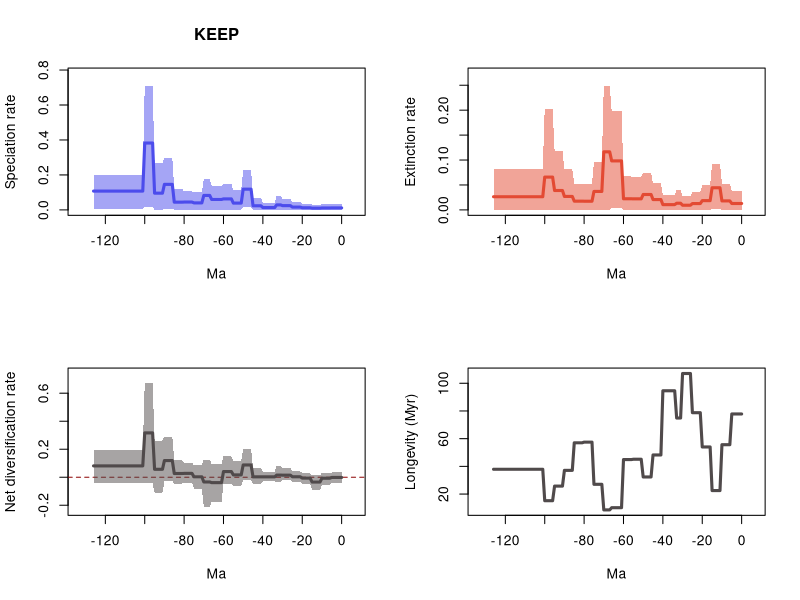

Source code (R):
# 20 files combined:
# 	../Results/Genus/5_MA_bins_EXT_EP/pyrate_mcmc_logs/Occ_gn_Squali_10_G_KEEP_BDS_marginal_rates.log
# 	../Results/Genus/5_MA_bins_EXT_EP/pyrate_mcmc_logs/Occ_gn_Squali_11_G_KEEP_BDS_marginal_rates.log
# 	../Results/Genus/5_MA_bins_EXT_EP/pyrate_mcmc_logs/Occ_gn_Squali_12_G_KEEP_BDS_marginal_rates.log
# 	../Results/Genus/5_MA_bins_EXT_EP/pyrate_mcmc_logs/Occ_gn_Squali_13_G_KEEP_BDS_marginal_rates.log
# 	../Results/Genus/5_MA_bins_EXT_EP/pyrate_mcmc_logs/Occ_gn_Squali_14_G_KEEP_BDS_marginal_rates.log
# 	../Results/Genus/5_MA_bins_EXT_EP/pyrate_mcmc_logs/Occ_gn_Squali_15_G_KEEP_BDS_marginal_rates.log
# 	../Results/Genus/5_MA_bins_EXT_EP/pyrate_mcmc_logs/Occ_gn_Squali_16_G_KEEP_BDS_marginal_rates.log
# 	../Results/Genus/5_MA_bins_EXT_EP/pyrate_mcmc_logs/Occ_gn_Squali_17_G_KEEP_BDS_marginal_rates.log
# 	../Results/Genus/5_MA_bins_EXT_EP/pyrate_mcmc_logs/Occ_gn_Squali_18_G_KEEP_BDS_marginal_rates.log
# 	../Results/Genus/5_MA_bins_EXT_EP/pyrate_mcmc_logs/Occ_gn_Squali_19_G_KEEP_BDS_marginal_rates.log
# 	../Results/Genus/5_MA_bins_EXT_EP/pyrate_mcmc_logs/Occ_gn_Squali_1_G_KEEP_BDS_marginal_rates.log
# 	../Results/Genus/5_MA_bins_EXT_EP/pyrate_mcmc_logs/Occ_gn_Squali_20_G_KEEP_BDS_marginal_rates.log
# 	../Results/Genus/5_MA_bins_EXT_EP/pyrate_mcmc_logs/Occ_gn_Squali_2_G_KEEP_BDS_marginal_rates.log
# 	../Results/Genus/5_MA_bins_EXT_EP/pyrate_mcmc_logs/Occ_gn_Squali_3_G_KEEP_BDS_marginal_rates.log
# 	../Results/Genus/5_MA_bins_EXT_EP/pyrate_mcmc_logs/Occ_gn_Squali_4_G_KEEP_BDS_marginal_rates.log
# 	../Results/Genus/5_MA_bins_EXT_EP/pyrate_mcmc_logs/Occ_gn_Squali_5_G_KEEP_BDS_marginal_rates.log
# 	../Results/Genus/5_MA_bins_EXT_EP/pyrate_mcmc_logs/Occ_gn_Squali_6_G_KEEP_BDS_marginal_rates.log
# 	../Results/Genus/5_MA_bins_EXT_EP/pyrate_mcmc_logs/Occ_gn_Squali_7_G_KEEP_BDS_marginal_rates.log
# 	../Results/Genus/5_MA_bins_EXT_EP/pyrate_mcmc_logs/Occ_gn_Squali_8_G_KEEP_BDS_marginal_rates.log
# 	../Results/Genus/5_MA_bins_EXT_EP/pyrate_mcmc_logs/Occ_gn_Squali_9_G_KEEP_BDS_marginal_rates.log

# 95% HPDs calculated using code from Biopy (https://www.cs.auckland.ac.nz/~yhel002/biopy/)

pdf(file='../Results/Genus/5_MA_bins_EXT_EP/pyrate_mcmc_logs/Occ_gn_Squali_10_G_KEEP_BDS_marginal_rates_RTT.pdf',width=10.8, height=8.4)
par(mfrow=c(2,2))
library(scales)
L_hpd_m95=c(2.06318218e-07, 2.06318218e-07,2.06318218e-07,2.06318218e-07,2.06318218e-07,2.06318218e-07,1.1403541e-08,1.1403541e-08,1.1403541e-08,1.1403541e-08,1.1403541e-08,7.644481e-09,7.644481e-09,7.644481e-09,7.644481e-09,7.644481e-09,3.44829327e-07,3.44829327e-07,3.44829327e-07,3.44829327e-07,3.44829327e-07,2.631755082e-06,2.631755082e-06,2.631755082e-06,2.631755082e-06,2.631755082e-06,3.7181301e-07,3.7181301e-07,3.7181301e-07,3.7181301e-07,3.7181301e-07,4.2457848e-08,4.2457848e-08,4.2457848e-08,5.30992458e-07,5.30992458e-07,5.30992458e-07,5.30992458e-07,5.30992458e-07,5.30992458e-07,5.30992458e-07,6.33937038e-07,6.33937038e-07,6.33937038e-07,6.33937038e-07,6.33937038e-07,0.015201396963586,0.015201396963586,0.015201396963586,0.015201396963586,0.015201396963586,2.769270081e-06,2.769270081e-06,2.769270081e-06,2.769270081e-06,2.769270081e-06,1.046780103e-06,1.046780103e-06,1.046780103e-06,1.046780103e-06,1.046780103e-06,1.9333144803e-05,1.9333144803e-05,1.9333144803e-05,1.9333144803e-05,1.9333144803e-05,1.9333144803e-05,4.8388484417e-05,4.8388484417e-05,4.8388484417e-05,4.8388484417e-05,5.13509174e-07,5.13509174e-07,5.13509174e-07,5.13509174e-07,5.13509174e-07,5.128513009e-06,5.128513009e-06,5.128513009e-06,5.128513009e-06,5.128513009e-06,2.72253089e-07,2.72253089e-07,2.72253089e-07,2.72253089e-07,2.72253089e-07,0.006950432304657,0.006950432304657,0.006950432304657,0.006950432304657,0.006950432304657,1.678512449e-06,1.678512449e-06,1.678512449e-06,1.678512449e-06,1.678512449e-06,0.019275723032313,0.019275723032313,0.019275723032313,0.019275723032313,0.019275723032313,0.005671671267098,0.005671671267098,0.005671671267098,0.005671671267098,0.005671671267098,0.005671671267098,0.005671671267098,0.005671671267098,0.005671671267098,0.005671671267098,0.005671671267098,0.005671671267098,0.005671671267098,0.005671671267098,0.005671671267098,0.005671671267098,0.005671671267098,0.005671671267098,0.005671671267098,0.005671671267098,0.005671671267098,0.005671671267098,0.005671671267098,0.005671671267098,0.005671671267098,0.005671671267098)
L_hpd_M95=c(0.03434950945775, 0.03434950945775,0.03434950945775,0.03434950945775,0.03434950945775,0.03434950945775,0.032366577995463,0.032366577995463,0.032366577995463,0.032366577995463,0.032366577995463,0.029677816579229,0.029677816579229,0.029677816579229,0.029677816579229,0.029677816579229,0.0345001568622,0.0345001568622,0.0345001568622,0.0345001568622,0.0345001568622,0.043606639872712,0.043606639872712,0.043606639872712,0.043606639872712,0.043606639872712,0.063805447999073,0.063805447999073,0.063805447999073,0.063805447999073,0.063805447999073,0.080030953263328,0.080030953263328,0.080030953263328,0.039279422024954,0.039279422024954,0.039279422024954,0.039279422024954,0.039279422024954,0.039279422024954,0.039279422024954,0.068813217319904,0.068813217319904,0.068813217319904,0.068813217319904,0.068813217319904,0.22689025887406,0.22689025887406,0.22689025887406,0.22689025887406,0.22689025887406,0.112053566310731,0.112053566310731,0.112053566310731,0.112053566310731,0.112053566310731,0.149111154710598,0.149111154710598,0.149111154710598,0.149111154710598,0.149111154710598,0.1385282274481,0.1385282274481,0.1385282274481,0.1385282274481,0.1385282274481,0.1385282274481,0.17411812416814,0.17411812416814,0.17411812416814,0.17411812416814,0.100791683752877,0.100791683752877,0.100791683752877,0.100791683752877,0.100791683752877,0.106163397077216,0.106163397077216,0.106163397077216,0.106163397077216,0.106163397077216,0.119121848510695,0.119121848510695,0.119121848510695,0.119121848510695,0.119121848510695,0.299296862542701,0.299296862542701,0.299296862542701,0.299296862542701,0.299296862542701,0.268264040744574,0.268264040744574,0.268264040744574,0.268264040744574,0.268264040744574,0.709183061514299,0.709183061514299,0.709183061514299,0.709183061514299,0.709183061514299,0.202158174135106,0.202158174135106,0.202158174135106,0.202158174135106,0.202158174135106,0.202158174135106,0.202158174135106,0.202158174135106,0.202158174135106,0.202158174135106,0.202158174135106,0.202158174135106,0.202158174135106,0.202158174135106,0.202158174135106,0.202158174135106,0.202158174135106,0.202158174135106,0.202158174135106,0.202158174135106,0.202158174135106,0.202158174135106,0.202158174135106,0.202158174135106,0.202158174135106,0.202158174135106)
M_hpd_m95=c(2.039205356e-06, 2.039205356e-06,2.039205356e-06,2.039205356e-06,2.039205356e-06,2.039205356e-06,8.90035437e-07,8.90035437e-07,8.90035437e-07,8.90035437e-07,8.90035437e-07,0.00186758516995,0.00186758516995,0.00186758516995,0.00186758516995,0.00186758516995,2.973126163e-06,2.973126163e-06,2.973126163e-06,2.973126163e-06,2.973126163e-06,3.5058127e-07,3.5058127e-07,3.5058127e-07,3.5058127e-07,3.5058127e-07,2.244414952e-06,2.244414952e-06,2.244414952e-06,2.244414952e-06,2.244414952e-06,1.70516071e-07,1.70516071e-07,1.70516071e-07,9.54161674e-07,9.54161674e-07,9.54161674e-07,9.54161674e-07,9.54161674e-07,9.54161674e-07,9.54161674e-07,1.147030796e-06,1.147030796e-06,1.147030796e-06,1.147030796e-06,1.147030796e-06,3.339403141e-06,3.339403141e-06,3.339403141e-06,3.339403141e-06,3.339403141e-06,1.991593032e-06,1.991593032e-06,1.991593032e-06,1.991593032e-06,1.991593032e-06,1.165909388e-06,1.165909388e-06,1.165909388e-06,1.165909388e-06,1.165909388e-06,0.004583366663375,0.004583366663375,0.004583366663375,0.004583366663375,0.004583366663375,0.004583366663375,0.000159925755948,0.000159925755948,0.000159925755948,0.000159925755948,1.316352672e-06,1.316352672e-06,1.316352672e-06,1.316352672e-06,1.316352672e-06,8.0836145e-07,8.0836145e-07,8.0836145e-07,8.0836145e-07,8.0836145e-07,3.57565491e-07,3.57565491e-07,3.57565491e-07,3.57565491e-07,3.57565491e-07,1.622989366e-06,1.622989366e-06,1.622989366e-06,1.622989366e-06,1.622989366e-06,2.59150071e-07,2.59150071e-07,2.59150071e-07,2.59150071e-07,2.59150071e-07,6.648835396e-06,6.648835396e-06,6.648835396e-06,6.648835396e-06,6.648835396e-06,1.077161727e-06,1.077161727e-06,1.077161727e-06,1.077161727e-06,1.077161727e-06,1.077161727e-06,1.077161727e-06,1.077161727e-06,1.077161727e-06,1.077161727e-06,1.077161727e-06,1.077161727e-06,1.077161727e-06,1.077161727e-06,1.077161727e-06,1.077161727e-06,1.077161727e-06,1.077161727e-06,1.077161727e-06,1.077161727e-06,1.077161727e-06,1.077161727e-06,1.077161727e-06,1.077161727e-06,1.077161727e-06,1.077161727e-06)
M_hpd_M95=c(0.038241115596941, 0.038241115596941,0.038241115596941,0.038241115596941,0.038241115596941,0.038241115596941,0.052692497954814,0.052692497954814,0.052692497954814,0.052692497954814,0.052692497954814,0.092291678814982,0.092291678814982,0.092291678814982,0.092291678814982,0.092291678814982,0.049721806117809,0.049721806117809,0.049721806117809,0.049721806117809,0.049721806117809,0.035606171761157,0.035606171761157,0.035606171761157,0.035606171761157,0.035606171761157,0.028230299198276,0.028230299198276,0.028230299198276,0.028230299198276,0.028230299198276,0.039871821127119,0.039871821127119,0.039871821127119,0.030454086886618,0.030454086886618,0.030454086886618,0.030454086886618,0.030454086886618,0.030454086886618,0.030454086886618,0.05315123708719,0.05315123708719,0.05315123708719,0.05315123708719,0.05315123708719,0.074753754458929,0.074753754458929,0.074753754458929,0.074753754458929,0.074753754458929,0.066282982442095,0.066282982442095,0.066282982442095,0.066282982442095,0.066282982442095,0.066977357793688,0.066977357793688,0.066977357793688,0.066977357793688,0.066977357793688,0.198988102614374,0.198988102614374,0.198988102614374,0.198988102614374,0.198988102614374,0.198988102614374,0.248638743815931,0.248638743815931,0.248638743815931,0.248638743815931,0.095309148065967,0.095309148065967,0.095309148065967,0.095309148065967,0.095309148065967,0.051528254403928,0.051528254403928,0.051528254403928,0.051528254403928,0.051528254403928,0.05278990598617,0.05278990598617,0.05278990598617,0.05278990598617,0.05278990598617,0.081241948513216,0.081241948513216,0.081241948513216,0.081241948513216,0.081241948513216,0.118541338103534,0.118541338103534,0.118541338103534,0.118541338103534,0.118541338103534,0.203331652100576,0.203331652100576,0.203331652100576,0.203331652100576,0.203331652100576,0.081850502270896,0.081850502270896,0.081850502270896,0.081850502270896,0.081850502270896,0.081850502270896,0.081850502270896,0.081850502270896,0.081850502270896,0.081850502270896,0.081850502270896,0.081850502270896,0.081850502270896,0.081850502270896,0.081850502270896,0.081850502270896,0.081850502270896,0.081850502270896,0.081850502270896,0.081850502270896,0.081850502270896,0.081850502270896,0.081850502270896,0.081850502270896,0.081850502270896,0.081850502270896)
R_hpd_m95=c(-0.038661443913343, -0.038661443913343,-0.038661443913343,-0.038661443913343,-0.038661443913343,-0.038661443913343,-0.052665274857577,-0.052665274857577,-0.052665274857577,-0.052665274857577,-0.052665274857577,-0.091110549288604,-0.091110549288604,-0.091110549288604,-0.091110549288604,-0.091110549288604,-0.048517006760792,-0.048517006760792,-0.048517006760792,-0.048517006760792,-0.048517006760792,-0.033055825625901,-0.033055825625901,-0.033055825625901,-0.033055825625901,-0.033055825625901,-0.022506206281064,-0.022506206281064,-0.022506206281064,-0.022506206281064,-0.022506206281064,-0.035995296923495,-0.035995296923495,-0.035995296923495,-0.029501193322395,-0.029501193322395,-0.029501193322395,-0.029501193322395,-0.029501193322395,-0.029501193322395,-0.029501193322395,-0.047951967962901,-0.047951967962901,-0.047951967962901,-0.047951967962901,-0.047951967962901,-0.022444760621016,-0.022444760621016,-0.022444760621016,-0.022444760621016,-0.022444760621016,-0.061190969458558,-0.061190969458558,-0.061190969458558,-0.061190969458558,-0.061190969458558,-0.049570613688696,-0.049570613688696,-0.049570613688696,-0.049570613688696,-0.049570613688696,-0.176241631171168,-0.176241631171168,-0.176241631171168,-0.176241631171168,-0.176241631171168,-0.176241631171168,-0.211988449799169,-0.211988449799169,-0.211988449799169,-0.211988449799169,-0.082196027239475,-0.082196027239475,-0.082196027239475,-0.082196027239475,-0.082196027239475,-0.040141989543851,-0.040141989543851,-0.040141989543851,-0.040141989543851,-0.040141989543851,-0.045121365792604,-0.045121365792604,-0.045121365792604,-0.045121365792604,-0.045121365792604,-0.028324574287277,-0.028324574287277,-0.028324574287277,-0.028324574287277,-0.028324574287277,-0.110975623706834,-0.110975623706834,-0.110975623706834,-0.110975623706834,-0.110975623706834,-0.043829717825756,-0.043829717825756,-0.043829717825756,-0.043829717825756,-0.043829717825756,-0.043070771554333,-0.043070771554333,-0.043070771554333,-0.043070771554333,-0.043070771554333,-0.043070771554333,-0.043070771554333,-0.043070771554333,-0.043070771554333,-0.043070771554333,-0.043070771554333,-0.043070771554333,-0.043070771554333,-0.043070771554333,-0.043070771554333,-0.043070771554333,-0.043070771554333,-0.043070771554333,-0.043070771554333,-0.043070771554333,-0.043070771554333,-0.043070771554333,-0.043070771554333,-0.043070771554333,-0.043070771554333,-0.043070771554333)
R_hpd_M95=c(0.033792674942444, 0.033792674942444,0.033792674942444,0.033792674942444,0.033792674942444,0.033792674942444,0.031427444180247,0.031427444180247,0.031427444180247,0.031427444180247,0.031427444180247,0.012389616474804,0.012389616474804,0.012389616474804,0.012389616474804,0.012389616474804,0.030017421706804,0.030017421706804,0.030017421706804,0.030017421706804,0.030017421706804,0.041853467056983,0.041853467056983,0.041853467056983,0.041853467056983,0.041853467056983,0.064357782225414,0.064357782225414,0.064357782225414,0.064357782225414,0.064357782225414,0.080630978338618,0.080630978338618,0.080630978338618,0.039908945805895,0.039908945805895,0.039908945805895,0.039908945805895,0.039908945805895,0.039908945805895,0.039908945805895,0.065271525067033,0.065271525067033,0.065271525067033,0.065271525067033,0.065271525067033,0.203358377555783,0.203358377555783,0.203358377555783,0.203358377555783,0.203358377555783,0.113810369809275,0.113810369809275,0.113810369809275,0.113810369809275,0.113810369809275,0.150491512002521,0.150491512002521,0.150491512002521,0.150491512002521,0.150491512002521,0.093788548705622,0.093788548705622,0.093788548705622,0.093788548705622,0.093788548705622,0.093788548705622,0.125515192874957,0.125515192874957,0.125515192874957,0.125515192874957,0.086557059110782,0.086557059110782,0.086557059110782,0.086557059110782,0.086557059110782,0.103736272991523,0.103736272991523,0.103736272991523,0.103736272991523,0.103736272991523,0.119831973718608,0.119831973718608,0.119831973718608,0.119831973718608,0.119831973718608,0.290692458856002,0.290692458856002,0.290692458856002,0.290692458856002,0.290692458856002,0.2618804558164,0.2618804558164,0.2618804558164,0.2618804558164,0.2618804558164,0.673352894254329,0.673352894254329,0.673352894254329,0.673352894254329,0.673352894254329,0.196743591824541,0.196743591824541,0.196743591824541,0.196743591824541,0.196743591824541,0.196743591824541,0.196743591824541,0.196743591824541,0.196743591824541,0.196743591824541,0.196743591824541,0.196743591824541,0.196743591824541,0.196743591824541,0.196743591824541,0.196743591824541,0.196743591824541,0.196743591824541,0.196743591824541,0.196743591824541,0.196743591824541,0.196743591824541,0.196743591824541,0.196743591824541,0.196743591824541,0.196743591824541)
L_mean=c(0.011420968855279, 0.011420968855279,0.011420968855279,0.011420968855279,0.011420968855279,0.011420968855279,0.010971682790375,0.010971682790375,0.010971682790375,0.010971682790375,0.010971682790375,0.009829378904354,0.009829378904354,0.009829378904354,0.009829378904354,0.009829378904354,0.012075600546713,0.012075600546713,0.012075600546713,0.012075600546713,0.012075600546713,0.015850064666616,0.015850064666616,0.015850064666616,0.015850064666616,0.015850064666616,0.024161022995507,0.024161022995507,0.024161022995507,0.024161022995507,0.024161022995507,0.028616169838321,0.028616169838321,0.028616169838321,0.013337066819141,0.013337066819141,0.013337066819141,0.013337066819141,0.013337066819141,0.013337066819141,0.013337066819141,0.023422413400834,0.023422413400834,0.023422413400834,0.023422413400834,0.023422413400834,0.118517522151247,0.118517522151247,0.118517522151247,0.118517522151247,0.118517522151247,0.038882789108258,0.038882789108258,0.038882789108258,0.038882789108258,0.038882789108258,0.062889612234812,0.062889612234812,0.062889612234812,0.062889612234812,0.062889612234812,0.059581164140833,0.059581164140833,0.059581164140833,0.059581164140833,0.059581164140833,0.059581164140833,0.082790579733572,0.082790579733572,0.082790579733572,0.082790579733572,0.040064634763768,0.040064634763768,0.040064634763768,0.040064634763768,0.040064634763768,0.044787048421856,0.044787048421856,0.044787048421856,0.044787048421856,0.044787048421856,0.044235625734191,0.044235625734191,0.044235625734191,0.044235625734191,0.044235625734191,0.146116361234984,0.146116361234984,0.146116361234984,0.146116361234984,0.146116361234984,0.095646703726383,0.095646703726383,0.095646703726383,0.095646703726383,0.095646703726383,0.382444808472071,0.382444808472071,0.382444808472071,0.382444808472071,0.382444808472071,0.107497732148906,0.107497732148906,0.107497732148906,0.107497732148906,0.107497732148906,0.107497732148906,0.107497732148906,0.107497732148906,0.107497732148906,0.107497732148906,0.107497732148906,0.107497732148906,0.107497732148906,0.107497732148906,0.107497732148906,0.107497732148906,0.107497732148906,0.107497732148906,0.107497732148906,0.107497732148906,0.107497732148906,0.107497732148906,0.107497732148906,0.107497732148906,0.107497732148906,0.107497732148906)
M_mean=c(0.012850301551584, 0.012850301551584,0.012850301551584,0.012850301551584,0.012850301551584,0.012850301551584,0.017969468554162,0.017969468554162,0.017969468554162,0.017969468554162,0.017969468554162,0.044386515345331,0.044386515345331,0.044386515345331,0.044386515345331,0.044386515345331,0.018514154530295,0.018514154530295,0.018514154530295,0.018514154530295,0.018514154530295,0.012695605845066,0.012695605845066,0.012695605845066,0.012695605845066,0.012695605845066,0.009342923941598,0.009342923941598,0.009342923941598,0.009342923941598,0.009342923941598,0.013351255795486,0.013351255795486,0.013351255795486,0.010574278119367,0.010574278119367,0.010574278119367,0.010574278119367,0.010574278119367,0.010574278119367,0.010574278119367,0.02073279782317,0.02073279782317,0.02073279782317,0.02073279782317,0.02073279782317,0.030897502860701,0.030897502860701,0.030897502860701,0.030897502860701,0.030897502860701,0.02215219576162,0.02215219576162,0.02215219576162,0.02215219576162,0.02215219576162,0.022267281060355,0.022267281060355,0.022267281060355,0.022267281060355,0.022267281060355,0.098255496534102,0.098255496534102,0.098255496534102,0.098255496534102,0.098255496534102,0.098255496534102,0.116396304408484,0.116396304408484,0.116396304408484,0.116396304408484,0.036970393014345,0.036970393014345,0.036970393014345,0.036970393014345,0.036970393014345,0.017391581155556,0.017391581155556,0.017391581155556,0.017391581155556,0.017391581155556,0.017537435120828,0.017537435120828,0.017537435120828,0.017537435120828,0.017537435120828,0.026928985932417,0.026928985932417,0.026928985932417,0.026928985932417,0.026928985932417,0.038822889192792,0.038822889192792,0.038822889192792,0.038822889192792,0.038822889192792,0.065764893816903,0.065764893816903,0.065764893816903,0.065764893816903,0.065764893816903,0.026375441813663,0.026375441813663,0.026375441813663,0.026375441813663,0.026375441813663,0.026375441813663,0.026375441813663,0.026375441813663,0.026375441813663,0.026375441813663,0.026375441813663,0.026375441813663,0.026375441813663,0.026375441813663,0.026375441813663,0.026375441813663,0.026375441813663,0.026375441813663,0.026375441813663,0.026375441813663,0.026375441813663,0.026375441813663,0.026375441813663,0.026375441813663,0.026375441813663,0.026375441813663)
R_mean=c(-0.001429332696306, -0.001429332696306,-0.001429332696306,-0.001429332696306,-0.001429332696306,-0.001429332696306,-0.006997785763787,-0.006997785763787,-0.006997785763787,-0.006997785763787,-0.006997785763787,-0.034557136440978,-0.034557136440978,-0.034557136440978,-0.034557136440978,-0.034557136440978,-0.006438553983582,-0.006438553983582,-0.006438553983582,-0.006438553983582,-0.006438553983582,0.00315445882155,0.00315445882155,0.00315445882155,0.00315445882155,0.00315445882155,0.014818099053909,0.014818099053909,0.014818099053909,0.014818099053909,0.014818099053909,0.015264914042835,0.015264914042835,0.015264914042835,0.002762788699773,0.002762788699773,0.002762788699773,0.002762788699773,0.002762788699773,0.002762788699773,0.002762788699773,0.002689615577664,0.002689615577664,0.002689615577664,0.002689615577664,0.002689615577664,0.087620019290546,0.087620019290546,0.087620019290546,0.087620019290546,0.087620019290546,0.016730593346638,0.016730593346638,0.016730593346638,0.016730593346638,0.016730593346638,0.040622331174456,0.040622331174456,0.040622331174456,0.040622331174456,0.040622331174456,-0.038674332393269,-0.038674332393269,-0.038674332393269,-0.038674332393269,-0.038674332393269,-0.038674332393269,-0.033605724674911,-0.033605724674911,-0.033605724674911,-0.033605724674911,0.003094241749424,0.003094241749424,0.003094241749424,0.003094241749424,0.003094241749424,0.0273954672663,0.0273954672663,0.0273954672663,0.0273954672663,0.0273954672663,0.026698190613362,0.026698190613362,0.026698190613362,0.026698190613362,0.026698190613362,0.119187375302567,0.119187375302567,0.119187375302567,0.119187375302567,0.119187375302567,0.056823814533591,0.056823814533591,0.056823814533591,0.056823814533591,0.056823814533591,0.316679914655168,0.316679914655168,0.316679914655168,0.316679914655168,0.316679914655168,0.081122290335244,0.081122290335244,0.081122290335244,0.081122290335244,0.081122290335244,0.081122290335244,0.081122290335244,0.081122290335244,0.081122290335244,0.081122290335244,0.081122290335244,0.081122290335244,0.081122290335244,0.081122290335244,0.081122290335244,0.081122290335244,0.081122290335244,0.081122290335244,0.081122290335244,0.081122290335244,0.081122290335244,0.081122290335244,0.081122290335244,0.081122290335244,0.081122290335244,0.081122290335244)
trans=0.5
age=(0:(127-1))* -1
plot(age,age,type = 'n', ylim = c(0, 0.7801013676657289), xlim = c(-133.35,6.3500000000000005), ylab = 'Speciation rate', xlab = 'Ma',main='KEEP' )
polygon(c(age, rev(age)), c(L_hpd_M95, rev(L_hpd_m95)), col = alpha("#4c4cec",trans), border = NA)
lines(rev(age), rev(L_mean), col = "#4c4cec", lwd=3)
plot(age,age,type = 'n', ylim = c(0, 0.27350261819752414), xlim = c(-133.35,6.3500000000000005), ylab = 'Extinction rate', xlab = 'Ma' )
polygon(c(age, rev(age)), c(M_hpd_M95, rev(M_hpd_m95)), col = alpha("#e34a33",trans), border = NA)
lines(rev(age), rev(M_mean), col = "#e34a33", lwd=3)
plot(age,age,type = 'n', ylim = c(-0.23318729477908592, 0.740688183679762), xlim = c(-133.35,6.3500000000000005), ylab = 'Net diversification rate', xlab = 'Ma' )
abline(h=0,lty=2,col="darkred")
polygon(c(age, rev(age)), c(R_hpd_M95, rev(R_hpd_m95)), col = alpha("#504A4B",trans), border = NA)
lines(rev(age), rev(R_mean), col = "#504A4B", lwd=3)
plot(age,rev(1/M_mean),type = 'n', xlim = c(-133.35,6.3500000000000005), ylab = 'Longevity (Myr)', xlab = 'Ma' )
lines(rev(age), rev(1/M_mean), col = "#504A4B", lwd=3)
n <- dev.off()
